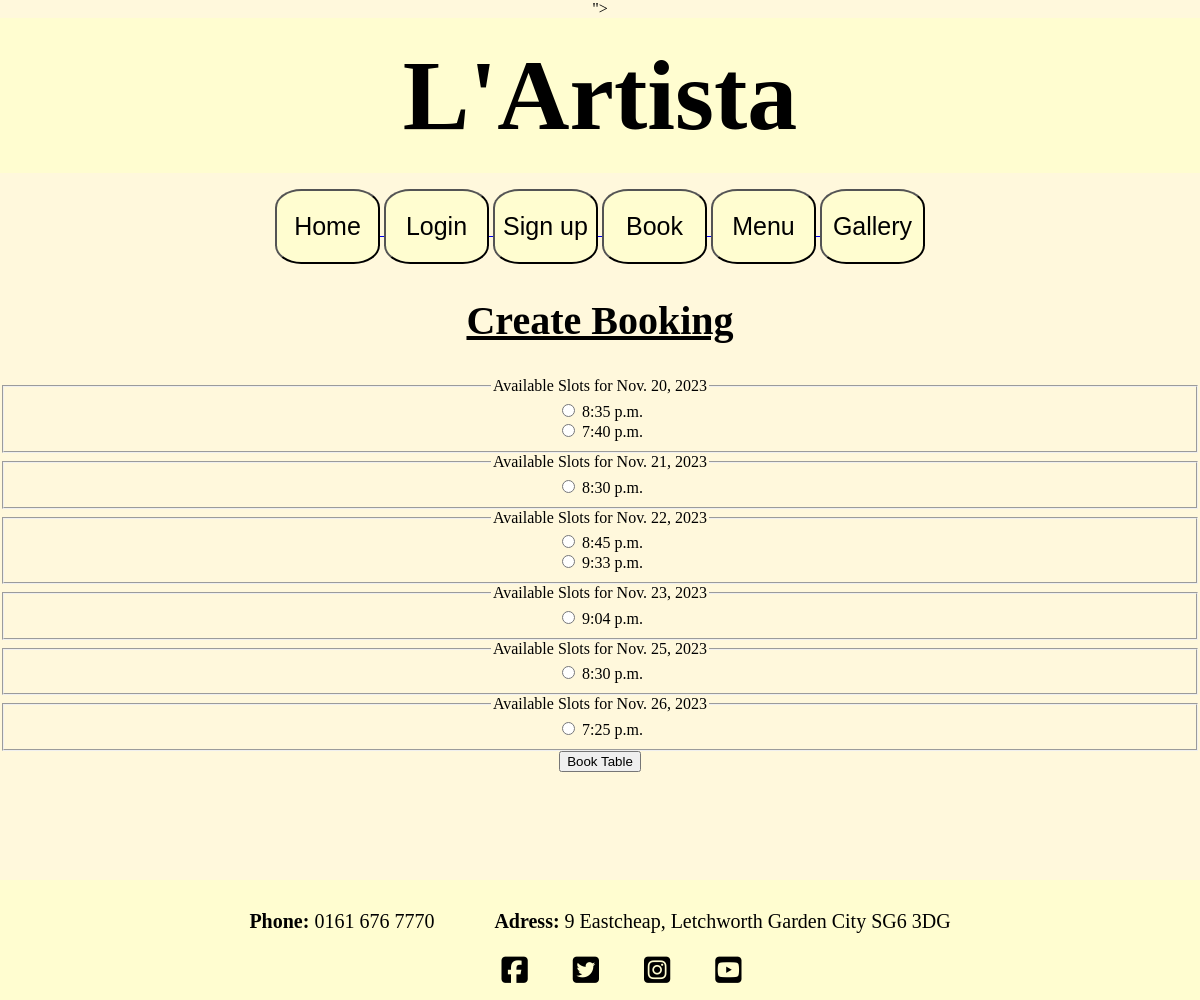
/booking/create/, run on the app's committed database.
### booking/models.py (models this page shows, shortened)
class BookingDate(models.Model):
    date = models.DateField(unique=True)

class TimeSlot(models.Model):
    time = models.TimeField()
    date = models.ForeignKey(BookingDate, related_name='time_slots', on_delete=models.CASCADE, null=True, blank=True)

### booking/views.py (the view)
# urls.py: path('create/', views.create_booking, name='create_booking'),
def create_booking(request):
    if request.method == 'POST':
        timeslot_id = request.POST.get('booking_slot')
        timeslot = TimeSlot.objects.get(id=timeslot_id)
        Booking.objects.create(user=request.user, timeslot=timeslot)
        messages.success(request, 'Your Booking has been confirmed')
        return redirect('booking_page')
    dates = BookingDate.objects.all().prefetch_related('time_slots')
    return render(request, 'booking/create.html', {'dates' : dates})

### booking/templates/booking/create.html (shortened to what this page needs)
{% extends 'base.html' %}
{% block content %}
<h2>Create Booking</h2>
<form method="post">
    {% for date in dates %}
        {% if date.time_slots.all %}
        <fieldset>
            <legend>Available Slots for {{ date.date }}</legend>
            {% for slot in date.time_slots.all %}
            <div>
                <input type="radio" name="booking_slot" id="slot{{ slot.id }}" value="{{ slot.id }}">
                <label for="slot{{ slot.id }}">{{ slot.time }}</label>
            </div>
            {% endfor %}
        </fieldset>
        {% endif %}
    {% endfor %}
    <button type="submit">Book Table</button>
</form>
{% endblock %}

### todo/static/css/style.css (style rules this page uses)
body { background-color: cornsilk; min-height: 100vh; margin: 0; padding: 0; text-align: center; margin-bottom: 100px; padding-bottom: 100px; }
h2 { font-size: 40px; text-decoration: underline; }

### data on the page
BookingDate: date "Nov. 20, 2023"
TimeSlot: time "8:35 p.m."
TimeSlot: time "7:40 p.m."
BookingDate: date "Nov. 21, 2023"
TimeSlot: time "8:30 p.m."
BookingDate: date "Nov. 22, 2023"
TimeSlot: time "8:45 p.m."
TimeSlot: time "9:33 p.m."
BookingDate: date "Nov. 23, 2023"
TimeSlot: time "9:04 p.m."
BookingDate: date "Nov. 25, 2023"
TimeSlot: time "8:30 p.m."
BookingDate: date "Nov. 26, 2023"
TimeSlot: time "7:25 p.m."
